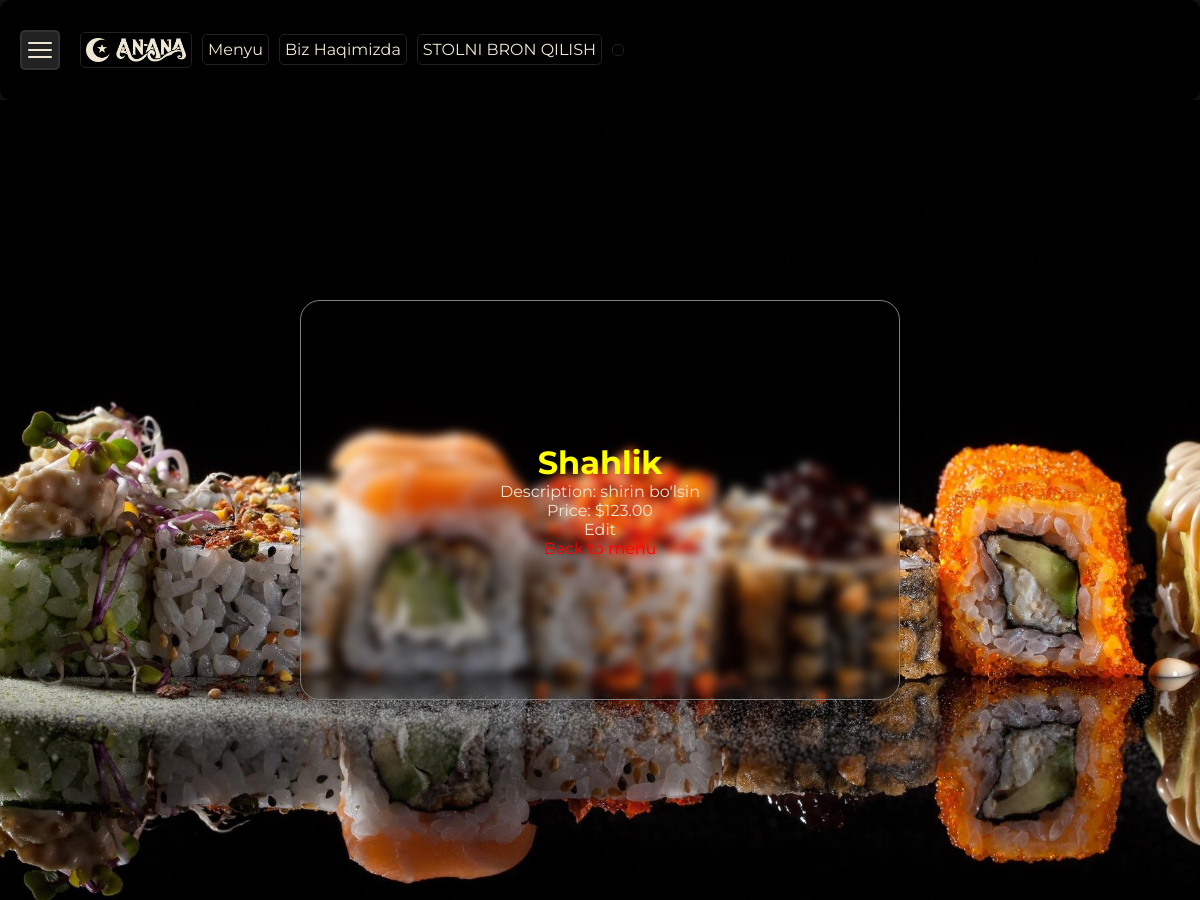
The page /api/menu/3/ on the database its author committed.
### menu/models.py (models this page shows, shortened)
class MenuItem(models.Model):
    CHOICE_CATEGORY = [
        ('Hammasi','Hammasi'),
        ("Go'shtli","Go'shtli"),
        ('Salatlar','Salatlar'),
        ('Shirinlik','Shirinlik'),
        ('Ichimliklar','Ichimliklar')
    ]
    name = models.CharField(max_length=100)
    description = models.TextField()
    price = models.DecimalField(max_digits=5, decimal_places=2)
    available = models.BooleanField(default=True)
    category = models.CharField(max_length=15, choices=CHOICE_CATEGORY, default='Hammasi')
    image = models.ImageField(upload_to='media/', default='media/default.jpg')

### menu/views.py (the view)
# urls.py: path('menu/<int:pk>/', menu_detail, name='menu_detail'),
def menu_detail(request, pk):
    item = get_object_or_404(MenuItem, pk=pk)
    return render(request, 'menu/menu_detail.html', {'item': item})

### menu/templates/menu/menu_detail.html
{% extends 'base.html' %}
{% load static %}
{% block css %}
  <link rel="stylesheet" href="{% static 'css/crud_detail.css' %}" />
{% endblock %}
{% block content %}
  <div class="crud-main-2">
    <div class="main-crud-3">
      <h1 style="color: yellow;">{{ item.name }}</h1>
      <p>Description: {{ item.description }}</p>
      <p>Price: ${{ item.price }}</p>
      <a href="{% url 'menu_update' item.pk %}">Edit</a>
      <a style="color: red;" href="{% url 'menu_list' %}">Back to menu</a>
    </div>
  </div>
{% endblock %}

### static/css/navbar.css (style rules this page uses)
* { padding: 0; margin: 0; box-sizing: border-box; font-family: "Montserrat", sans-serif; color: #EFE7D2; }
a { text-decoration: none; }

### static/css/home.css (style rules this page uses)
* { padding: 0; margin: 0; box-sizing: border-box; font-family: "Montserrat", sans-serif; color: #EFE7D2; }
a { text-decoration: none; }

### static/css/profile.css (style rules this page uses)
* { padding: 0; margin: 0; box-sizing: border-box; font-family: "Montserrat", sans-serif; color: #EFE7D2; }
a { text-decoration: none; }

### static/css/crud_detail.css (style rules this page uses)
* { transition: 0.5s; }
.crud-main-2 { height: 100%; display: flex; justify-content: center; align-items: center; flex-direction: column; background-image: url('../images/welcomeImg.jpg'); background-position: center; background-repeat: no-repeat; background-size: cover; background-blend-mode: darken; }
.main-crud-3 { box-sizing: border-box; color: snow; background-color: transparent; backdrop-filter: blur(5px); width: 600px; height: 50%; display: flex; justify-content: center; align-items: center; flex-direction: column; border-radius: 20px; border: 1px solid gray; }

### rows shown on the page
MenuItem: name "Shahlik", description "shirin bo'lsin", price "123.00"
